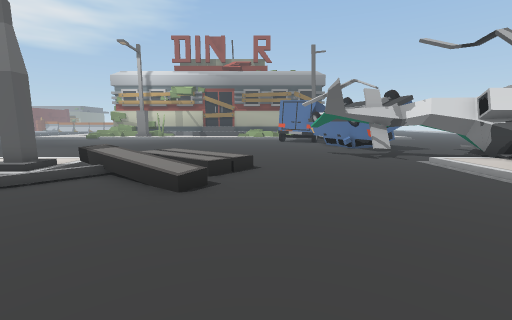
[1] (above)

16 first-person views from a walk through a scene from a Unity 3-D project. The camera is 1.4 m above the floor, tilts 8° down and sees 90° across. The floor is counted in squares, 1 m on a side. Each view is taken from the middle of a square. On the plan, view 1 faces up. The plan holds only what a view shows up to about 13 squares ahead; the rest is blank. The place goes on beyond the plan. The player is left out.

[2]
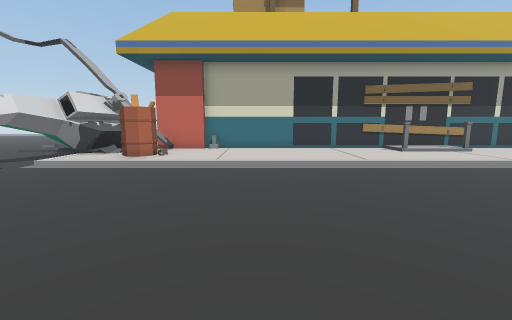

[3]
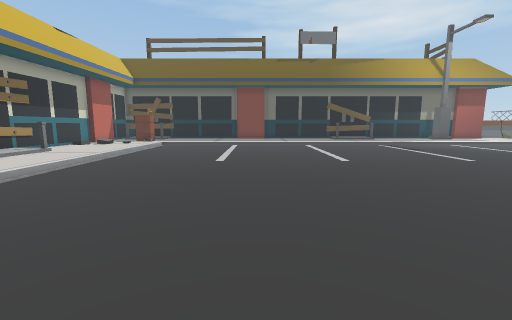

[4]
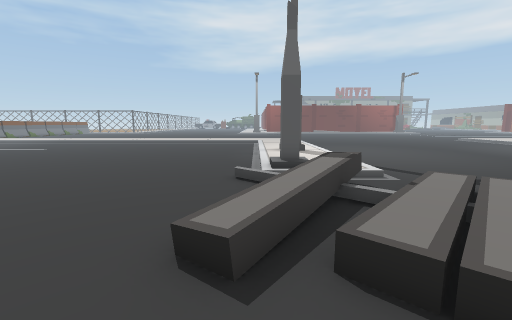

[5]
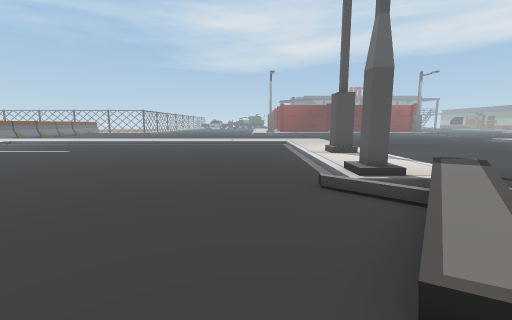

[6]
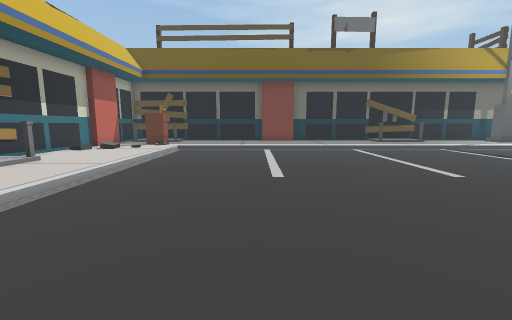

[7]
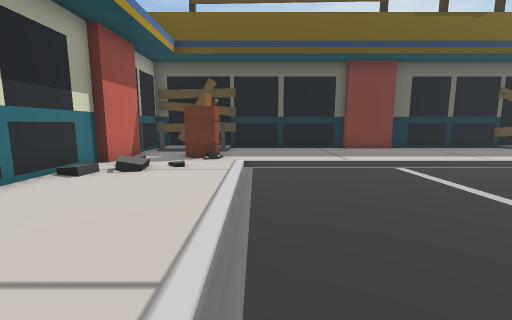

[8]
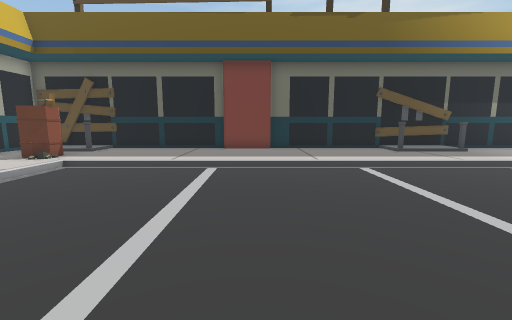

[9]
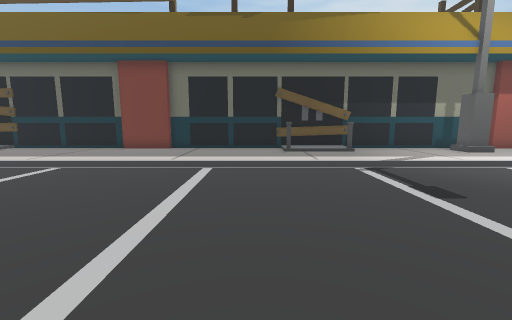

[10]
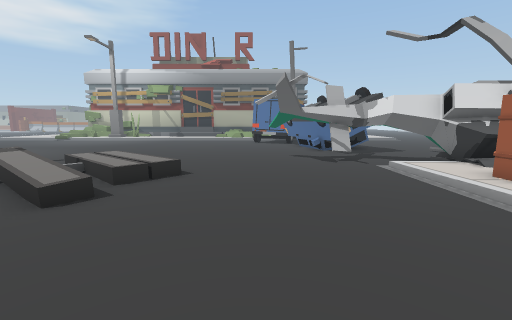

[11]
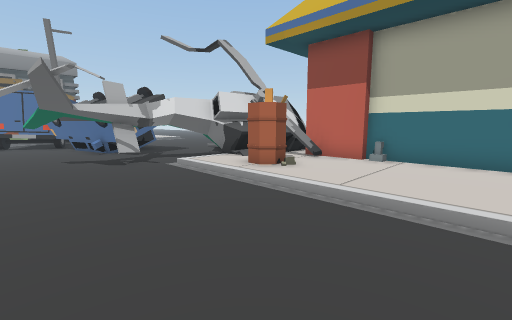

[12]
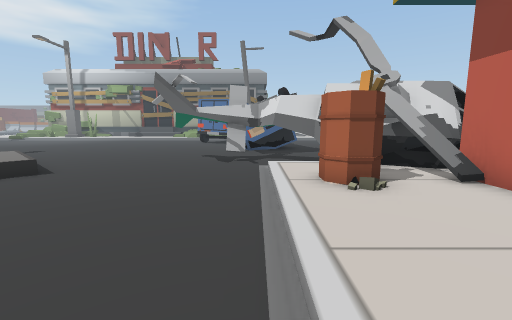

[13]
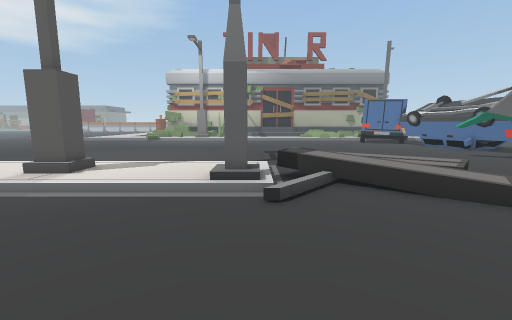

[14]
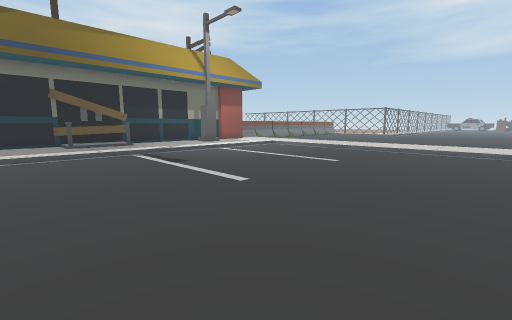

[15]
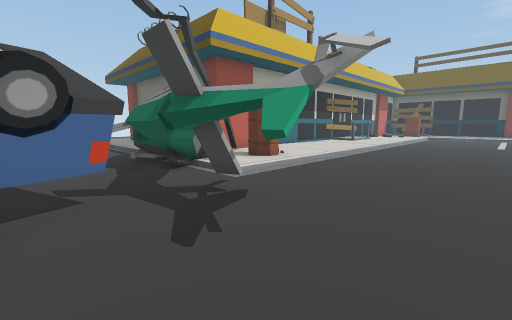

[16]
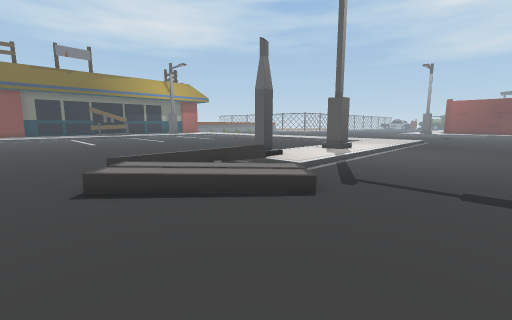

### Floor plan
Key: @ floor where view 1 was taken; # wall or solid block; . main floor; : floor 0.25 m higher than the main floor; + floor 0.5 m higher than the main floor; / step, stairs or slope; = window, fence, low wall or low ledge; B barrel; O other object.
Columns run from 13 left of view 1 to 11 right of it. Each row starts with its distance up from view 1.
 14 ..................OOOO
 13 ...................OOO
 12 ................#..# .
 11 .........//.....#######
 10 .........///........###
  9 ::::::::./+//.......:###
  8 ::#:::::==////......::###
  7 ::/:::/#.==//.......:B:##
  6 /////////./O/.......:B::#
  5 .........../........::::#
  4 ....................::::#
  3 ....................::::#
  2 ....................::::#
  1 ....................::::#
  0 .............@......::::#
 -1 ....................::::#
 -2 ....................::::#
 -3 ....................::::#
 -4 ....................::::#
 -5 ....................::#:#
 -6 ....................::::#
 -7 ....................::#:#
 -8 ....................::::#
 -9 ....................::::#
-10 ....................::::#
-11  ...................:::/#
-12  ...................:///#
-13 ....................:::/#
-14 :::::::::::::::::::::B::#
-15 :::::::::::::::::::::B::#
-16 ::::#::#::::::::::::#:::#
-17 ::::::::::::::::::::::::#
-18 #########################

Where each view was taken, in squares from view 1:
view 1: 0 up, 0 right, facing up
view 2: 2 up, 2 left, facing right
view 3: 4 up, 0 right, facing down
view 4: 6 up, 1 right, facing left
view 5: 4 up, 0 right, facing left
view 6: 1 up, 2 right, facing down
view 7: 5 down, 6 right, facing down
view 8: 5 down, 0 right, facing down
view 9: 5 down, 5 left, facing down
view 10: 1 up, 2 right, facing up
view 11: 1 up, 2 right, facing up-right
view 12: 1 up, 6 right, facing up
view 13: 1 up, 6 left, facing up
view 14: 1 down, 4 left, facing down-left
view 15: 14 up, 1 right, facing down-right
view 16: 14 up, 1 right, facing down-left
